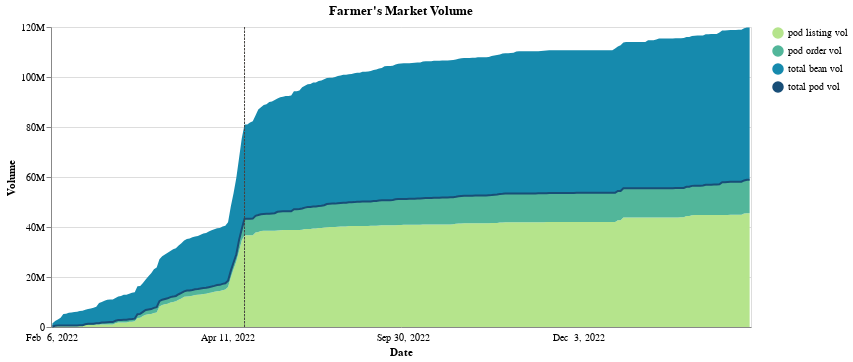

The code cell stored with this chart in its notebook:
### Code cell
colors = {
    'pod listing vol': '#B5E48C', # light green yellow 
    'pod order vol': '#52B69A', # light blue green 
    'total bean vol': '#168AAD', # darker blue
    'total pod vol': '#184E77', # mid blue 
}
c = chart(
    df_snaps, 
    "timestamp", 
    lmetrics=['pod listing vol', 'pod order vol', 'total bean vol', 'total pod vol'], 
    lstrategy=["stack_area", "stack_area", "stack_area", "line"],
    title="Farmer's Market Volume", 
    yaxis_left_kwargs=dict(title="Volume", format=".3~s"), 
    colors=colors, 
)

css_lines = css_tooltip_timeseries_multi_colored(value_vars, colors) 
css = "\n".join(css_lines)

apply_css("")
# apply_css(css)

c

### Figure 1 — Vega-Lite specification as saved in the notebook (floating-point values rounded to 4 significant figures; data arrays with more than 128 entries replaced by an {"elided": "..."} marker saying what was removed)
{"config": {"view": {"continuousWidth": 400, "continuousHeight": 300}}, "layer": [{"mark": "area", "encoding": {"color": {"field": "variable", "legend": {"title": null}, "scale": {"domain": ["pod listing vol", "pod order vol", "total bean vol", "total pod vol"], "range": ["#B5E48C", "#52B69A", "#168AAD", "#184E77"]}, "type": "nominal"}, "order": {"field": "stack_order", "sort": "ascending", "type": "quantitative"}, "x": {"axis": {"formatType": "time", "labelAngle": 0, "labelExpr": "timeFormat(toDate(datum.value), '%b %e, %Y')", "labelOverlap": true, "labelPadding": 5, "labelSeparation": 50, "ticks": false, "title": "Date"}, "field": "timestamp", "type": "ordinal"}, "y": {"axis": {"format": ".3~s", "title": "Volume"}, "field": "value", "type": "quantitative"}}, "title": "Farmer's Market Volume", "transform": [{"calculate": "datum['variable'] === 'pod listing vol' ? 0 :  datum['variable'] === 'pod order vol' ? 1 :  datum['variable'] === 'total bean vol' ? 2 :  datum['variable'] === 'total pod vol' ? 3 : 4", "as": "stack_order"}, {"filter": "datum['variable'] == 'pod listing vol' | datum['variable'] == 'pod order vol' | datum['variable'] == 'total bean vol'"}], "width": 700}, {"mark": "line", "encoding": {"color": {"field": "variable", "legend": {"title": null}, "scale": {"domain": ["pod listing vol", "pod order vol", "total bean vol", "total pod vol"], "range": ["#B5E48C", "#52B69A", "#168AAD", "#184E77"]}, "type": "nominal"}, "order": {"field": "stack_order", "sort": "ascending", "type": "quantitative"}, "x": {"axis": {"formatType": "time", "labelAngle": 0, "labelExpr": "timeFormat(toDate(datum.value), '%b %e, %Y')", "labelOverlap": true, "labelPadding": 5, "labelSeparation": 50, "ticks": false, "title": "Date"}, "field": "timestamp", "type": "ordinal"}, "y": {"axis": {"format": ".3~s", "title": "Volume"}, "field": "value", "type": "quantitative"}}, "title": "Farmer's Market Volume", "transform": [{"calculate": "datum['variable'] === 'pod listing vol' ? 0 :  datum['variable'] === 'pod order vol' ? 1 :  datum['variable'] === 'total bean vol' ? 2 :  datum['variable'] === 'total pod vol' ? 3 : 4", "as": "stack_order"}, {"filter": "datum['variable'] == 'total pod vol'"}], "width": 700}, {"mark": {"type": "rule", "color": "#474440", "opacity": 1, "strokeDash": [2.5, 1]}, "encoding": {"x": {"axis": {"formatType": "time", "labelAngle": 0, "labelExpr": "timeFormat(toDate(datum.value), '%b %e, %Y')", "labelOverlap": true, "labelPadding": 5, "labelSeparation": 50, "ticks": false, "title": "Date"}, "field": "timestamp", "type": "ordinal"}}, "title": "Farmer's Market Volume", "transform": [{"calculate": "datum['variable'] === 'pod listing vol' ? 0 :  datum['variable'] === 'pod order vol' ? 1 :  datum['variable'] === 'total bean vol' ? 2 :  datum['variable'] === 'total pod vol' ? 3 : 4", "as": "stack_order"}, {"pivot": "variable", "value": "value", "groupby": ["timestamp"]}, {"filter": "\n            year(datum['timestamp']) === 2022 && \n            month(datum['timestamp']) === 3 && \n            date(datum['timestamp']) === 17 \n        "}], "width": 700}, {"mark": {"type": "rule", "color": "#878787"}, "encoding": {"opacity": {"condition": {"value": 1, "selection": "selector001"}, "value": 0}, "tooltip": [{"field": "timestamp", "timeUnit": "yearmonthdate", "title": "date", "type": "ordinal"}, {"field": "pod listing vol", "format": ",d", "type": "quantitative"}, {"field": "pod order vol", "format": ",d", "type": "quantitative"}, {"field": "total bean vol", "format": ",d", "type": "quantitative"}, {"field": "total pod vol", "format": ",d", "type": "quantitative"}], "x": {"axis": {"formatType": "time", "labelAngle": 0, "labelExpr": "timeFormat(toDate(datum.value), '%b %e, %Y')", "labelOverlap": true, "labelPadding": 5, "labelSeparation": 50, "ticks": false, "title": "Date"}, "field": "timestamp", "type": "ordinal"}}, "selection": {"selector001": {"type": "single", "fields": ["timestamp"], "nearest": true, "on": "mouseover", "empty": "none", "clear": "mouseout"}}, "title": "Farmer's Market Volume", "transform": [{"calculate": "datum['variable'] === 'pod listing vol' ? 0 :  datum['variable'] === 'pod order vol' ? 1 :  datum['variable'] === 'total bean vol' ? 2 :  datum['variable'] === 'total pod vol' ? 3 : 4", "as": "stack_order"}, {"pivot": "variable", "value": "value", "groupby": ["timestamp"]}], "width": 700}], "data": {"name": "data-5900b1ab4a25a3e92becc6b372d35acd"}, "$schema": "https://vega.github.io/schema/vega-lite/v4.17.0.json", "datasets": {"data-5900b1ab4a25a3e92becc6b372d35acd": {"elided": "1020 records"}}}
